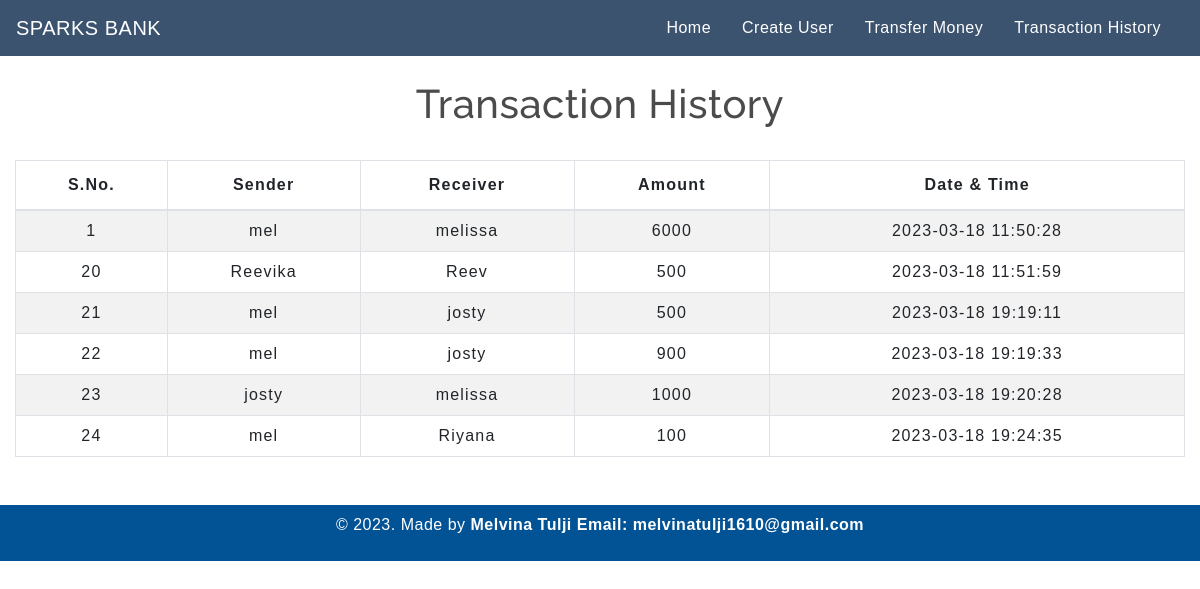
The page /transactionhistory.php on the database its author committed.
### tables this page shows
CREATE TABLE `transaction` (
  `sno` int(3) NOT NULL,
  `sender` text NOT NULL,
  `receiver` text NOT NULL,
  `balance` int(8) NOT NULL,
  `datetime` datetime NOT NULL DEFAULT current_timestamp()
);

### transactionhistory.php (the view, shortened to what this page needs)
<!DOCTYPE html>
<html lang="en">
<head>
    <link rel="stylesheet" href="https://stackpath.bootstrapcdn.com/bootstrap/4.5.2/css/bootstrap.min.css">
    <link rel="stylesheet" type="text/css" href="css/table.css">
    <link rel="stylesheet" type="text/css" href="css/navbar.css">
    <link rel="stylesheet" type="text/css" href="css/main.css">
</head>
<body>
<?php
  include 'navbar.php';
?>
	<div class="container-fluid">
        <h2 class="text-center pt-4">Transaction History</h2>
       <br>
       <div class="table-responsive-sm">
    <table class="table table-hover table-striped table-condensed table-bordered">
        <thead>
            <tr>
                <th class="text-center">S.No.</th>
                <th class="text-center">Sender</th>
                <th class="text-center">Receiver</th>
                <th class="text-center">Amount</th>
                <th class="text-center">Date & Time</th>
            </tr>
        </thead>
        <tbody>
        <?php
            include 'config.php';
            $sql ="select * from transaction";
            $query =mysqli_query($conn, $sql);
            while($rows = mysqli_fetch_assoc($query))
            {
        ?>
            <tr>
            <td class="py-2"><?php echo $rows['sno']; ?></td>
            <td class="py-2"><?php echo $rows['sender']; ?></td>
            <td class="py-2"><?php echo $rows['receiver']; ?></td>
            <td class="py-2"><?php echo $rows['balance']; ?> </td>
            <td class="py-2"><?php echo $rows['datetime']; ?> </td>
        <?php
            }
        ?>
        </tbody>
    </table>
    </div>
</div>
<footer class="text-center mt-5 py-2">
    <p>&copy 2023. Made by <b>Melvina Tulji Email: melvinatulji1610@gmail.com</b>
</footer>
</body>
</html>

### navbar.php (shortened to what this page needs)
<nav class="navbar navbar-expand-md navbar-light bg-light">
<a class="navbar-brand" href="index.php">SPARKS BANK</a>
<div class="collapse navbar-collapse" id="collapsibleNavbar">
      <ul class="navbar-nav ml-auto">
        <li class="nav-item">
          <a class="nav-link" href="index.php">Home</a>
        </li>
        <li class="nav-item">
          <a class="nav-link" href="createuser.php">Create User</a>
        </li>
        <li class="nav-item">
          <a class="nav-link" href="transfermoney.php">Transfer Money</a>
        </li>
        <li class="nav-item">
          <a class="nav-link" href="transactionhistory.php">Transaction History</a>
        </li>
    </div>
 </nav>

### css/table.css (style rules this page uses)
* { padding: 0; margin: 0; box-sizing: border-box; font-family: sans-serif; }
h2 { font-size: 40px; }
table { letter-spacing: 1.2px; }
td { text-align: center; }

### css/navbar.css (style rules this page uses)
.nav-link { margin-right: 15px; color:#2F363F; letter-spacing: 0.5px; transition: 0.5s; }
.navbar-brand { color: #4C4B4B; letter-spacing: 0.5px; }
h2 { color: #4C4B4B; letter-spacing: 0.5px; font-family: raleway; }

### css/main.css (style rules this page uses)
.bg-light { background-color: #3b536f !important; }
.navbar-light .navbar-brand { color: white; }
.navbar-light .navbar-nav .nav-link { color: white; }
footer { color:#ffffff; background-color:#025296; letter-spacing: 0.5px; }

### rows shown on the page
transaction: sno "1", sender "mel", receiver "melissa", balance "6000", datetime "2023-03-18 11:50:28"
transaction: sno "20", sender "Reevika", receiver "Reev", balance "500", datetime "2023-03-18 11:51:59"
transaction: sno "21", sender "mel", receiver "josty", balance "500", datetime "2023-03-18 19:19:11"
transaction: sno "22", sender "mel", receiver "josty", balance "900", datetime "2023-03-18 19:19:33"
transaction: sno "23", sender "josty", receiver "melissa", balance "1000", datetime "2023-03-18 19:20:28"
transaction: sno "24", sender "mel", receiver "Riyana", balance "100", datetime "2023-03-18 19:24:35"
